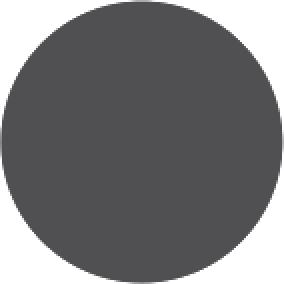
#> input picture addons/gut/images/eyey.png, 142 x 142 px (shown 2 times larger)
$ python review_sheet.py out.png ../../addons/gut/images/eyey.png
#> lines starting #> are read from the running program, lines starting #| are printed output that depends on the picture
"""Contact sheet for the art review step (SPEC-art-audio, "Review step").

Each image is drawn at 1x and 4x on the town ground colour with its file name under
it, and a strip of every distinct colour used sits at the bottom, so a reviewer sees
the asset, the zoom and the palette in one PNG.

    python tools/art/review_sheet.py <out.png> <image> [<image> ...]
"""

from __future__ import annotations

import sys
from pathlib import Path

from PIL import Image, ImageDraw

BACKGROUND = (0x3A, 0x34, 0x30)
LABEL = (0xE8, 0xD8, 0xB0)
MARGIN = 12
ZOOM = 4


def sheet(paths: list[Path], max_width: int = 1600) -> Image.Image:
#> called with max_width = 1600
    tiles: list[tuple[str, Image.Image]] = []
    colors: set[tuple[int, int, int]] = set()
    for path in paths:
        img = Image.open(path).convert("RGBA")
#> img is the input picture: PIL image 142x142 RGBA; mean R, G, B, A 64.2, 63.4, 65, 199.2
        colors |= {(r, g, b) for r, g, b, a in img.getdata() if a}
#> colors = 166 items
        tiles.append((path.stem, img))
    # Layout: rows of (1x | 4x) pairs, wrapping at max_width.
    x, y, row_h, placed = MARGIN, MARGIN, 0, []
    for name, img in tiles:
        w, h = img.width * (1 + ZOOM) + MARGIN, img.height * ZOOM + 14
        if x + w > max_width and x > MARGIN:
            x, y, row_h = MARGIN, y + row_h + MARGIN, 0
        placed.append((name, img, x, y))
        x += w + MARGIN
        row_h = max(row_h, h)
#> this loop made 1 pass
#> (name, w, h, x, row_h) on pass 1: ('eyey', 722, 582, 746, 582)
#> after the loop, placed = 1 item; row_h = 582; x = 746; y = 12
    height = y + row_h + MARGIN + 40
#> height = 646
    out = Image.new("RGB", (max_width, height), BACKGROUND)
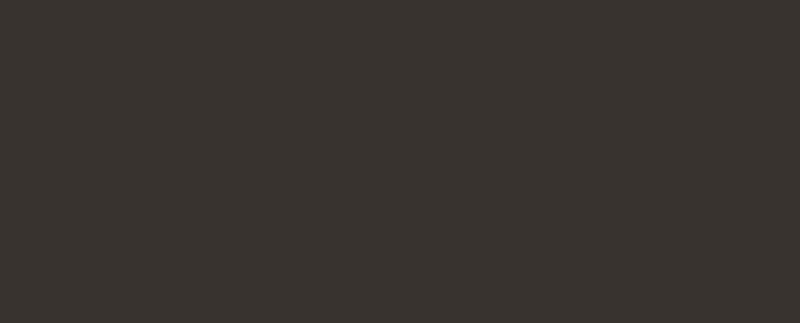
#> out: PIL image 1600x646 RGB (shown at 1/2 size); mean R, G, B 58, 52, 48
    draw = ImageDraw.Draw(out)
    for name, img, px, py in placed:
        out.paste(img, (px, py), img)
        big = img.resize((img.width * ZOOM, img.height * ZOOM), Image.NEAREST)
        out.paste(big, (px + img.width + MARGIN, py), big)
        draw.text((px, py + big.height + 1), name, fill=LABEL)
#> this loop made 1 pass
#> (name, px, py) on pass 1: ('eyey', 12, 12)
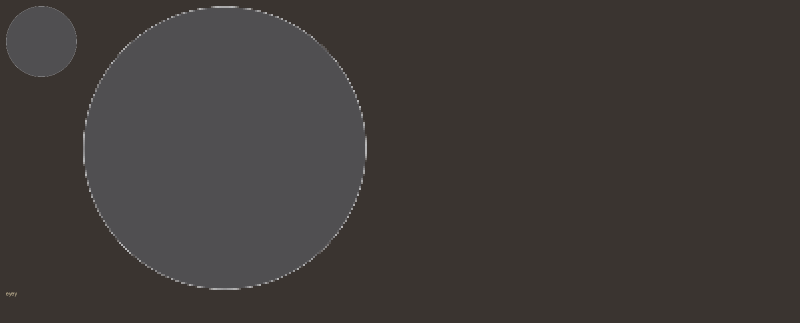
#> out: PIL image 1600x646 RGB (shown at 1/2 size); mean R, G, B 64.1, 59.3, 56.9
    for i, color in enumerate(sorted(colors)):
        sx = MARGIN + i * 16
        if sx + 14 > max_width:
            break
        draw.rectangle((sx, height - 30, sx + 13, height - 16), fill=color)
#> this loop made 100 passes
#> (color, sx) on passes 1 to 12: ((80, 79, 81), 12), ((81, 80, 82), 28), ((82, 81, 84), 44), ((84, 83, 85), 60), ((85, 84, 86), 76), ((86, 85, 87), 92), ((87, 86, 88), 108), ((88, 87, 89), 124), ((89, 88, 91), 140), ((91, 89, 92), 156), ((92, 91, 93), 172), ((93, 92, 94), 188)
    draw.text((MARGIN, height - 12), f"{len(colors)} colours", fill=LABEL)
    return out


if __name__ == "__main__":
    if len(sys.argv) < 3:
        sys.exit(__doc__)
    sheet([Path(p) for p in sys.argv[2:]]).save(sys.argv[1])
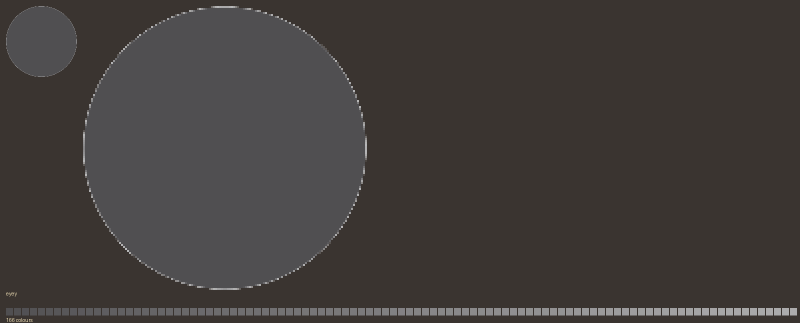
#> saved as out.png: PIL image 1600x646 RGB (shown at 1/2 size); mean R, G, B 65.5, 60.9, 58.6
    print("review sheet:", sys.argv[1])
